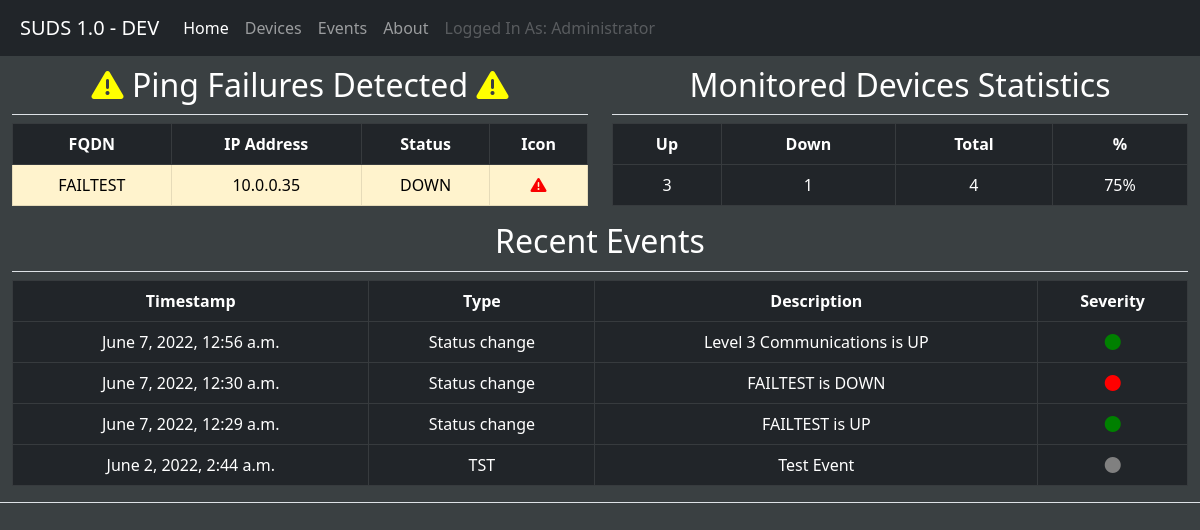
The app's page /home/ (signed in) with its own data.
### pingstats/models.py (models this page shows, shortened)
class Device(models.Model):
    device_name = models.CharField(max_length=200)
    ip_address = models.CharField(max_length=200)
    status = models.CharField(max_length=200)

class Event(models.Model):
    event_type = models.CharField(max_length=200)
    event_description = models.CharField(max_length=200)
    event_severity_level = models.CharField(max_length=200)
    event_timestamp = models.DateTimeField(auto_now=True)

### pingstats/views.py (the view)
# urls.py: 2. Add a URL to urlpatterns:  path('', views.home, name='home')
@login_required
def home(request):
    current_user = request.user
    dev_objects_list = Device.objects.all()
    ping_status_down_switch = "FALSE"
    DEVICES_DOWN = dev_objects_list.filter(status="DOWN").count()
    DEVICES_UP = dev_objects_list.filter(status="UP").count()
    TOTAL_DEVICES = dev_objects_list.count()
    PERCENT_UP = str(round(((int(DEVICES_UP)/int(TOTAL_DEVICES))*100)))+"%"
    for specific_device in range(len(dev_objects_list)):
        if dev_objects_list[specific_device].status == "DOWN":
            ping_status_down_switch = "TRUE"
    recent_events_list = Event.objects.all().order_by('-id')[:10]
    context = {
        'dev_objects_list': dev_objects_list,
        'ping_status_down_switch': ping_status_down_switch,
        'recent_events_list': recent_events_list,
        'DEVICES_DOWN': DEVICES_DOWN,
        'DEVICES_UP': DEVICES_UP,
        'TOTAL_DEVICES': TOTAL_DEVICES,
        'PERCENT_UP': PERCENT_UP,
        'current_user': current_user
    }
    template = loader.get_template('home.html')
    return HttpResponse(template.render(context, request))

### pingstats/templates/home.html (shortened to what this page needs)
<!doctype html>
{% load static %}
<head>
    <link href="https://cdn.jsdelivr.net/npm/bootstrap@5.2.0-beta1/dist/css/bootstrap.min.css" rel="stylesheet">
</head>
<header>
    <div class="container-fluid">
        <div class="row">
            <nav class="navbar navbar-expand-lg navbar-dark bg-dark" style="padding-left: 20px;">
                <a class="navbar-brand" href="#">SUDS 1.0 - DEV</a>
                <div class="collapse navbar-collapse" id="navbarSupportedContent">
                  <ul class="navbar-nav mr-auto">
                    <li class="nav-item active">
                      <a class="nav-link active" href="{% url 'home' %}">Home<span class="sr-only">(current)</span></a>
                    </li>
                    <li class="nav-item">
                        <a class="nav-link" href="{% url 'devices' %}">Devices</a>
                    </li>
                    <li class="nav-item">
                      <a class="nav-link" href="{% url 'events' %}">Events</a>
                    </li>
                    <li class="nav-item">
                        <a class="nav-link" href="{% url 'about' %}">About</a>
                    </li>
                    <li>
                        <a class="nav-link disabled" href="#" style="float: right;">Logged In As: {{ current_user.username }}</a>
                    </li>
                  </ul>
                </div>
            </nav>
        </div>
    </div>
</header>
<body class="bg" style="background-color: #3a4042;">
    <div class="container-fluid" style="padding-top: 10px;">
        <div class="row">
            <div class="col-md text-center">
                {% if ping_status_down_switch == "TRUE" %}
                <h2 class="border-bottom" style="color: white; padding-bottom:10px;"><i class="fa fa-solid fa-triangle-exclamation fa-fade" style="color: yellow;"></i> Ping Failures Detected <i class="fa fa-solid fa-triangle-exclamation fa-fade" style="color: yellow;"></i></h2>
                    <table class="table table-dark table-bordered table-hover">
                        <thead>
                            <tr>
                                <th scope="col">FQDN</th>
                                <th scope="col">IP Address</th>
                                <th scope="col">Status</th>
                                <th scope="col">Icon</th>
                            </tr>
                        </thead>
                        {% for device in dev_objects_list %}
                        <tr class="table-warning">
                            {% if device.status == "DOWN" %}
                                <td scope="row"> {{ device.device_name }} </td>
                                <td >{{ device.ip_address }}</td>
                                <td>{{ device.status }} </td>
                                <td><i class="fa-solid fa-triangle-exclamation fa-beat" style="color: #FA0000;"></i></td>
                            {% endif %}
                        </tr>
                        {% endfor %}
                    </table>
                {% else %}
                    <h2 class="border-bottom" style="color: white; padding-bottom: 10px;">Nothing is Down!</h2>
                    <i class="fa-3x fa-regular fa-face-smile" style="color: white;"></i>
                    <i class="fa-3x fa-solid fa-network-wired" style="color: white;"></i>
                {% endif %}
            </div>
            <div class="col-md text-center">
                <h2 class="border-bottom" style="color: white; padding-bottom:10px;">Monitored Devices Statistics</h2>
                <table class="table table-dark table-bordered table-hover text-left">
                    <thead>
                        <tr>
                            <th scope="col">Up</th>
                            <th scope="col">Down</th>
                            <th scope="col">Total</th>
                            <th scope="col">%</th>
                        </tr>
                    </thead>
                    <tr>
                        <td scope="row"> {{ DEVICES_UP }}  </td>
                        <td> {{ DEVICES_DOWN }}</td>
                        <td> {{ TOTAL_DEVICES }} </td>
                        <td> {{ PERCENT_UP }}</td>
                    </tr>
                </table>
            </div>
        </div>
        <div class="row">
            <div class="col-lg text-center border-bottom">
                <h2 class="border-bottom" style="color: white; padding-bottom:10px;">Recent Events</h2>
                <table class="table table-dark table-bordered table-hover text-left">
                    <thead>
                        <tr>
                            <th scope="col">Timestamp</th>
                            <th scope="col">Type</th>
                            <th scope="col">Description</th>
                            <th scope="col">Severity</th>
                        </tr>
                    </thead>
                    {% for event in recent_events_list %}
                        <tr>
                            <td scope="row"> {{ event.event_timestamp }} </td>
                            <td> {{ event.event_type }} </td>
                            <td> {{ event.event_description }}</td>
                            {% if event.event_severity_level == "Green" %}
                                <td><i class="fa-solid fa-circle" style="color:green"></i></td>
                            {% elif event.event_severity_level == "Critical" %}
                                <td><i class="fa-solid fa-circle" style="color:red"></i></td>
                            {% elif event.event_severity_level == "Grey" %}
                                <td><i class="fa-solid fa-circle" style="color:grey"></i></td>
                            {% else %}
                                <td>event.event_severity_level</td>
                            {% endif %}
                        </tr>
                    {% endfor %}
                </table>
            </div>
        </div>
    </div>
</body>
</html>

### records on screen
Device: device_name "FAILTEST", ip_address "10.0.0.35", status "DOWN"
Event: event_timestamp "June 7, 2022, 12:56 a.m.", event_type "Status change", event_description "Level 3 Communications is UP", event_severity_level "Green" (drawn)
Event: event_timestamp "June 7, 2022, 12:30 a.m.", event_type "Status change", event_description "FAILTEST is DOWN", event_severity_level "Critical" (drawn)
Event: event_timestamp "June 7, 2022, 12:29 a.m.", event_type "Status change", event_description "FAILTEST is UP", event_severity_level "Green" (drawn)
Event: event_timestamp "June 2, 2022, 2:44 a.m.", event_type "TST", event_description "Test Event", event_severity_level "Grey" (drawn)

### other values on screen
{{ current_user.username }} "Administrator"
{{ DEVICES_UP }} "3"
{{ DEVICES_DOWN }} "1"
{{ TOTAL_DEVICES }} "4"
{{ PERCENT_UP }} "75%"
